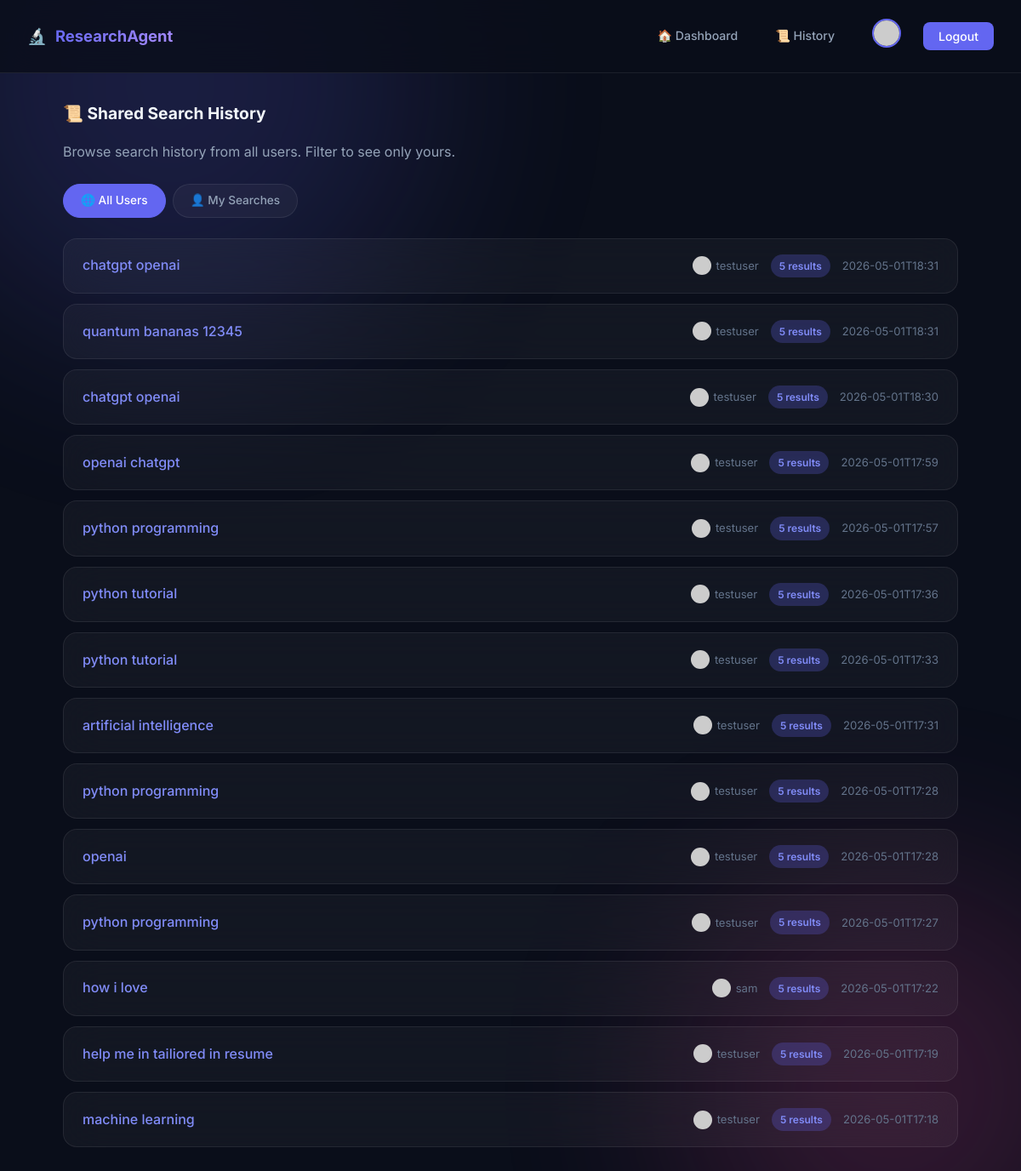
/history (signed in), run on the app's committed database.
### tables this page shows
CREATE TABLE search_history (
    id          TEXT PRIMARY KEY,
    user_id     TEXT NOT NULL REFERENCES users(id),
    query       TEXT NOT NULL,
    result_count INTEGER DEFAULT 0,
    created_at  TEXT NOT NULL
);

CREATE TABLE users (
    id          TEXT PRIMARY KEY,
    username    TEXT UNIQUE NOT NULL,
    email       TEXT UNIQUE NOT NULL,
    password    TEXT NOT NULL,
    avatar_seed TEXT NOT NULL,
    created_at  TEXT NOT NULL
);

### app.py (the view)
@app.route("/history")
@login_required
def history():
    db = get_db()
    page = request.args.get("page", 1, type=int)
    per_page = 15
    filter_user = request.args.get("user", "all")
    if filter_user == "me":
        rows = db.execute(
            """SELECT sh.*, u.username, u.avatar_seed
               FROM search_history sh
               JOIN users u ON sh.user_id = u.id
               WHERE sh.user_id = ?
               ORDER BY sh.created_at DESC
               LIMIT ? OFFSET ?""",
            (session["user_id"], per_page, (page - 1) * per_page),
        ).fetchall()
        total = db.execute(
            "SELECT COUNT(*) as c FROM search_history WHERE user_id = ?",
            (session["user_id"],),
        ).fetchone()["c"]
    else:
        rows = db.execute(
            """SELECT sh.*, u.username, u.avatar_seed
               FROM search_history sh
               JOIN users u ON sh.user_id = u.id
               ORDER BY sh.created_at DESC
               LIMIT ? OFFSET ?""",
            (per_page, (page - 1) * per_page),
        ).fetchall()
        total = db.execute("SELECT COUNT(*) as c FROM search_history").fetchone()["c"]
    total_pages = max(1, (total + per_page - 1) // per_page)
    return render_template(
        "history.html",
        searches=[dict(r) for r in rows],
        page=page,
        total_pages=total_pages,
        filter_user=filter_user,
        total=total,
    )

### app.py (called while the page is built)
def get_db() -> sqlite3.Connection:
    if "db" not in g:
        db_path = app.config["DATABASE"]
        Path(db_path).parent.mkdir(parents=True, exist_ok=True)
        g.db = sqlite3.connect(db_path)
        g.db.row_factory = sqlite3.Row
        g.db.execute("PRAGMA journal_mode=WAL")
        g.db.execute("PRAGMA foreign_keys=ON")
    return g.db

def login_required(f):
    @wraps(f)
    def decorated(*args, **kwargs):
        if "user_id" not in session:
            flash("Please log in first.", "warning")
            return redirect(url_for("login"))
        return f(*args, **kwargs)
    return decorated

@app.context_processor
def inject_user():
    user = None
    if "user_id" in session:
        db = get_db()
        row = db.execute("SELECT * FROM users WHERE id = ?", (session["user_id"],)).fetchone()
        if row:
            user = dict(row)
    return {"current_user": user}

### templates/history.html (shortened to what this page needs)
{% extends "base.html" %}
{% block content %}
<div class="container">
  <h1 class="section-title">📜 Shared Search History</h1>
  <p style="color:var(--text-secondary);margin-bottom:24px;">Browse search history from all users. Filter to see only yours.</p>
  <div class="filter-tabs">
    <a href="{{ url_for('history', user='all') }}" class="{{ 'active' if filter_user == 'all' }}">🌐 All Users</a>
    <a href="{{ url_for('history', user='me') }}" class="{{ 'active' if filter_user == 'me' }}">👤 My Searches</a>
  </div>
  {% if searches %}
  <div class="search-list">
    {% for s in searches %}
    <a href="{{ url_for('search_detail', search_id=s.id) }}" class="search-item glass">
      <span class="query-text">{{ s.query }}</span>
      <div class="meta">
        <span class="user-tag">
          <img src="https://api.dicebear.com/7.x/thumbs/svg?seed={{ s.avatar_seed }}" alt="" />
          {{ s.username }}
        </span>
        <span class="badge">{{ s.result_count }} results</span>
        <span>{{ s.created_at[:16] }}</span>
      </div>
    </a>
    {% endfor %}
  </div>
  {% endif %}
</div>
{% endblock %}

### static/style.css (style rules this page uses)
*, *::before, *::after { box-sizing: border-box; margin: 0; padding: 0; }
:root { --bg-primary: #0a0e1a; --bg-secondary: #111827; --bg-card: rgba(17, 24, 39, 0.7); --bg-glass: rgba(255,255,255,0.04); --border-glass: rgba(255,255,255,0.08); --accent: #6366f1; --accent-light: #818cf8; --accent-glow: rgba(99,102,241,0.25); --success: #10b981; --danger: #ef4444; --warning: #f59e0b; --info: #3b82f6; --text-primary: #f1f5f9; --text-secondary: #94a3b8; --text-muted: #64748b; --radius: 16px; --radius-sm: 10px; --transition: 0.3s cubic-bezier(.4,0,.2,1); }
html { font-size: 16px; scroll-behavior: smooth; }
body { font-family: 'Inter', system-ui, sans-serif; background: var(--bg-primary); color: var(--text-primary); min-height: 100vh; line-height: 1.6; overflow-x: hidden; }
body::before, body::after { content: ''; position: fixed; border-radius: 50%; filter: blur(120px); opacity: .18; z-index: -1; animation: float 20s ease-in-out infinite; }
body::before { width: 600px; height: 600px; background: #6366f1; top: -200px; left: -100px; }
body::after { width: 500px; height: 500px; background: #ec4899; bottom: -150px; right: -100px; animation-delay: -10s; }
a { color: var(--accent-light); text-decoration: none; transition: color var(--transition); }
.glass { background: var(--bg-glass); backdrop-filter: blur(24px); -webkit-backdrop-filter: blur(24px); border: 1px solid var(--border-glass); border-radius: var(--radius); }
.container { max-width: 1100px; margin: 0 auto; padding: 32px 24px; }
.section-title { font-size: 1.2rem; font-weight: 700; margin-bottom: 18px; display: flex; align-items: center; gap: 10px; }
.search-list { display: flex; flex-direction: column; gap: 12px; }
.search-item { display: flex; align-items: center; gap: 16px; padding: 18px 22px; transition: all var(--transition); }
.search-item .query-text { flex: 1; font-weight: 500; }
.search-item .meta { display: flex; align-items: center; gap: 14px; font-size: .82rem; color: var(--text-muted); }
.search-item .user-tag { display: flex; align-items: center; gap: 6px; }
.search-item .user-tag img { width: 22px; height: 22px; border-radius: 50%; }
.badge { padding: 4px 10px; border-radius: 20px; font-size: .75rem; font-weight: 600; background: var(--accent-glow); color: var(--accent-light); }
.filter-tabs { display: flex; gap: 8px; margin-bottom: 24px; }
.filter-tabs a { padding: 8px 20px; border-radius: 20px; font-size: .85rem; font-weight: 500; background: var(--bg-glass); border: 1px solid var(--border-glass); color: var(--text-secondary); transition: all var(--transition); }
.filter-tabs a.active { background: var(--accent); color: #fff; border-color: var(--accent); }

### data on the page
search_history: query "chatgpt openai", username "testuser", result_count "5", created_at "2026-05-01T18:31"
search_history: query "quantum bananas 12345", username "testuser", result_count "5", created_at "2026-05-01T18:31"
search_history: query "chatgpt openai", username "testuser", result_count "5", created_at "2026-05-01T18:30"
search_history: query "openai chatgpt", username "testuser", result_count "5", created_at "2026-05-01T17:59"
search_history: query "python programming", username "testuser", result_count "5", created_at "2026-05-01T17:57"
search_history: query "python tutorial", username "testuser", result_count "5", created_at "2026-05-01T17:36"
search_history: query "python tutorial", username "testuser", result_count "5", created_at "2026-05-01T17:33"
search_history: query "artificial intelligence", username "testuser", result_count "5", created_at "2026-05-01T17:31"
search_history: query "python programming", username "testuser", result_count "5", created_at "2026-05-01T17:28"
search_history: query "openai", username "testuser", result_count "5", created_at "2026-05-01T17:28"
search_history: query "python programming", username "testuser", result_count "5", created_at "2026-05-01T17:27"
search_history: query "how i love", username "sam", result_count "5", created_at "2026-05-01T17:22"
search_history: query "help me in tailiored in resume", username "testuser", result_count "5", created_at "2026-05-01T17:19"
search_history: query "machine learning", username "testuser", result_count "5", created_at "2026-05-01T17:18"
